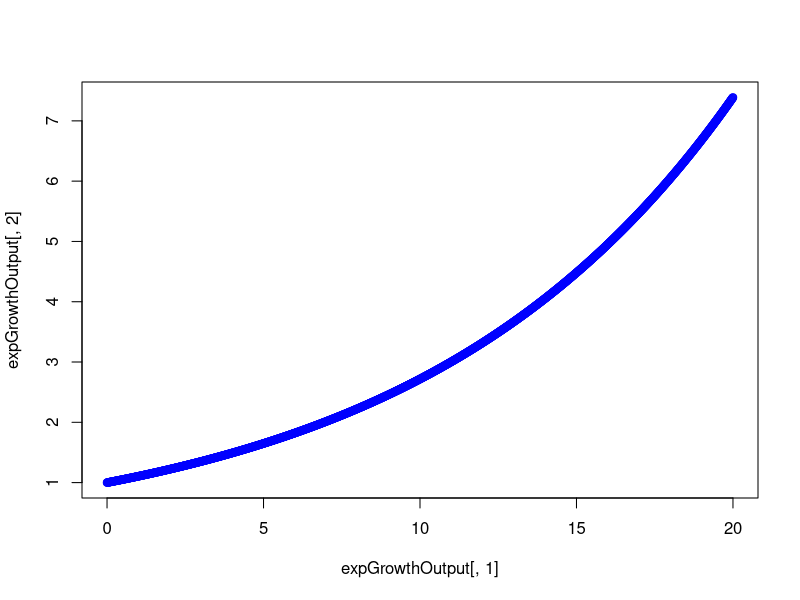
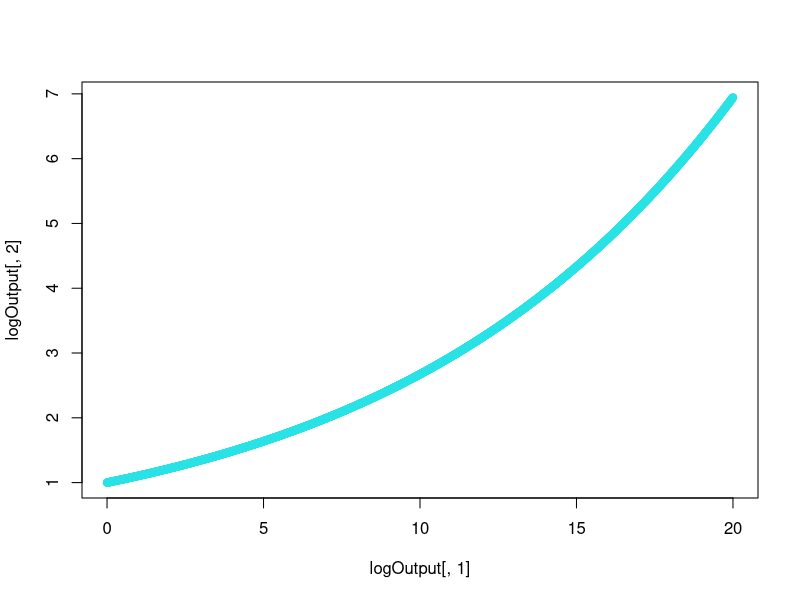

Reproduce these figures in R, in order. (Note: this script raises an error after producing the figures.)
##writing differential exponential growth model

#1:install and load necessary packages
install.packages("deSolve")
library(deSolve)

#2:set initial conditions
  #create R function for exponential growth model
expGrowthODE<-function(tt, yy, pars){
  derivs<-pars['rr']*yy
  return(list(derivs))
}
  #set parameter values
init<-1
tseq<-seq(0, 20, by=0.01)
pars<-c(rr=0.1)

#3:simulate model with parameter values
expGrowthOutput<-lsoda(init, tseq, expGrowthODE, pars)

#4: Display results
  #Display in matrix
head(expGrowthOutput)
  #Display in plot
plot(expGrowthOutput[,1], expGrowthOutput[,2], col='blue')


##writing logistic growth model

#2:Set initial conditions
  #create R function for logisitic growth model
logGrowthODE<-function(tt, NN, pars){
  derivs<-pars['rr']*NN*(1-NN/pars['KK'])
  return(list(derivs))
}
  #set parameter values
init<-1
tseq<-seq(0, 20, by=0.01)
pars<-c(rr=0.1, KK=100)

#3:Simulate model with parameter values
logOutput<-lsoda(init, tseq, logGrowthODE, pars)

#4:Display results
  #Display in matrix
head(logOutput)
  #Display in plot
plot(logOutput[,1], logOutput[,2], col=5)

##Advanced exercise with harvesting

logharvODE<-function(tt, NN, pars){
  derivs<-pars['rr']*NN*(1-NN/pars['KK'])-pars['hh']*NN
  return(list(derivs))
}

init<-1
tseq<-seq(0, 200, by=0.01)
pars<-c(rr=0.05, KK=100, hh=(rr*KK^2)/4)

logharvOutput<-lsoda(init, tseq, logharvODE, pars)

plot(logharvOutput[,1], logharvOutput[,2], col=6)
